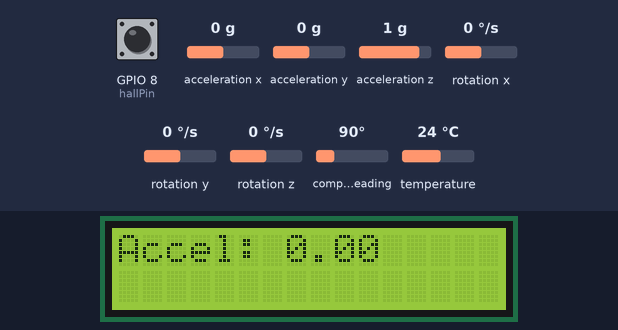
Simulated run of this sketch. Board: ESP32-S3. Shown: 16×2 character LCD. Inputs (shaded band) come from the test bench; at power-on: GPIO 8 (hallPin) LOW, acceleration x 0 g, acceleration y 0 g, acceleration z 1 g, rotation x 0 °/s, rotation y 0 °/s, rotation z 0 °/s, compass heading 90°, temperature 24 °C. What the sketch prints to the serial monitor is not drawn.

Above: at 1.2 s.
1.3 s: GPIO 8 (hallPin) pulsed HIGH 2 times (0.12 s each, 0.3 s apart)
At 2.0 s:
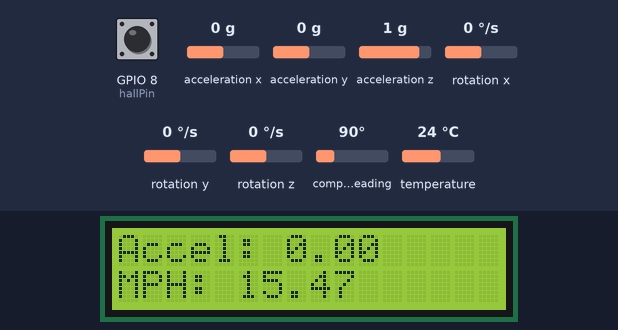
3.4 s: GPIO 8 (hallPin) driven HIGH
At 4.6 s:
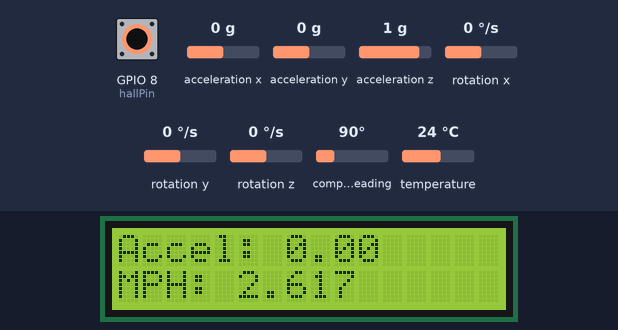
Timing chart, 0 to 6.4 s (numbered marks = the images above; inputs shaded):
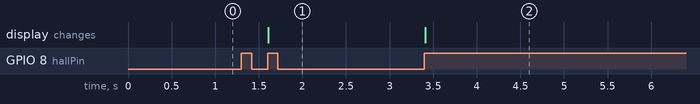

The sketch:

lsm9ds1.ino
```cpp
#include <Wire.h>
#include <SPI.h>
#include <Adafruit_LSM9DS1.h>
#include <Adafruit_Sensor.h>  // not used in this demo but required!
#include <LiquidCrystal_I2C.h>

// i2c LCD
LiquidCrystal_I2C lcd(0x27, 16, 2);

const double Wheeldiam = 0.001289163652040719; //26inch wheel Diameter in Miles
// i2c
//Adafruit_LSM9DS1 lsm = Adafruit_LSM9DS1();

#define LSM9DS1_SCK 13 //A5 //pin other arduino board
#define LSM9DS1_MISO 12
#define LSM9DS1_MOSI 11 //A4//pin other arduino board
#define LSM9DS1_XGCS 6
#define LSM9DS1_MCS 5
// You can also use software SPI
//Adafruit_LSM9DS1 lsm = Adafruit_LSM9DS1(LSM9DS1_SCK, LSM9DS1_MISO, LSM9DS1_MOSI, LSM9DS1_XGCS, LSM9DS1_MCS);
// Or hardware SPI! In this case, only CS pins are passed in
Adafruit_LSM9DS1 lsm = Adafruit_LSM9DS1(LSM9DS1_XGCS, LSM9DS1_MCS);

const int hallPin = 8;
int hallState = 0;

void setupSensor()
{
  // 1.) Set the accelerometer range
  lsm.setupAccel(lsm.LSM9DS1_ACCELRANGE_2G);
  //lsm.setupAccel(lsm.LSM9DS1_ACCELRANGE_4G);
  //lsm.setupAccel(lsm.LSM9DS1_ACCELRANGE_8G);
  //lsm.setupAccel(lsm.LSM9DS1_ACCELRANGE_16G);

  // 2.) Set the magnetometer sensitivity
  lsm.setupMag(lsm.LSM9DS1_MAGGAIN_4GAUSS);
  //lsm.setupMag(lsm.LSM9DS1_MAGGAIN_8GAUSS);
  //lsm.setupMag(lsm.LSM9DS1_MAGGAIN_12GAUSS);
  //lsm.setupMag(lsm.LSM9DS1_MAGGAIN_16GAUSS);

  // 3.) Setup the gyroscope
  //lsm.setupGyro(lsm.LSM9DS1_GYROSCALE_245DPS);
  lsm.setupGyro(lsm.LSM9DS1_GYROSCALE_500DPS);
  //lsm.setupGyro(lsm.LSM9DS1_GYROSCALE_2000DPS);

  pinMode(hallPin, INPUT);
}


void setup()
{
  Serial.begin(115200);

  lcd.init(); //initialize the lcd
  lcd.backlight(); //open the backlight

  while (!Serial) {
    delay(1); // will pause Zero, Leonardo, etc until serial console opens
  }

  Serial.println("LSM9DS1 data read demo");

  // Try to initialise and warn if we couldn't detect the chip
  if (!lsm.begin())
  {
    Serial.println("Oops ... unable to initialize the LSM9DS1. Check your wiring!");
    while (1);
  }
  Serial.println("Found LSM9DS1 9DOF");

  // helper to just set the default scaling we want, see above!
  setupSensor();
}

void loop()
{
  lsm.read();  /* ask it to read in the data */

  /* Get a new sensor event */
  sensors_event_t a, m, g, temp;

  lsm.getEvent(&a, &m, &g, &temp);

  Serial.print("Accel X: "); Serial.print(a.acceleration.x); Serial.print(" m/s^2");
  Serial.print("\tY: "); Serial.print(a.acceleration.y);     Serial.println(" m/s^2 ");
  //Serial.print("\tZ: "); Serial.print(a.acceleration.z);     Serial.println(" m/s^2 ");


  lcd.setCursor(0, 0); // Sets the cursor to col 0 and row 0
  lcd.print("Accel: "); // Prints Sensor Val: to LCD
  lcd.print(a.acceleration.y); // Prints value on Potpin1 to LCD


  //  Serial.print("Mag X: "); Serial.print(m.magnetic.x);   Serial.print(" gauss");
  //  Serial.print("\tY: "); Serial.print(m.magnetic.y);     Serial.print(" gauss");
  //  Serial.print("\tZ: "); Serial.print(m.magnetic.z);     Serial.println(" gauss");

  Serial.print("Gyro X: "); Serial.print(g.gyro.x);   Serial.print(" dps");
  Serial.print("\tY: "); Serial.print(g.gyro.y);      Serial.print(" dps");
  Serial.print("\tZ: "); Serial.print(g.gyro.z);      Serial.println(" dps");

  lcd.setCursor(0, 1); // Sets the cursor to col 1 and row 0
  //lcd.print("Tilt L/R: "); // Prints Sensor Val: to LCD
  //lcd.print(g.gyro.y); // Prints value on Potpin1 to LCD
  Serial.println();
  double Wspeed = Wheeldiam / double(millisBetweenHallReads()/3600000.0);
  lcd.print("MPH: "); lcd.print(Wspeed);
  Serial.println(Wspeed);
}
bool hallRead()
{
  // read the state of the pushbutton value:
  hallState = digitalRead(hallPin);
  return hallState;
}
unsigned long millisBetweenHallReads()
{
  while(true)
  {
    if(hallRead() == 1)
    {
      unsigned long firstMillis = millis();
      while (hallRead() == 1)
      {

      }
      while (hallRead() == 0)
      {

      }
      unsigned long secondMillis = millis();
      return (secondMillis - firstMillis);
    }
  }
}
//void lcdPrint(char arrS[], char arrR[])
//{
//  lcd.setCursor(15,0); // set the cursor to column 15, line 0
//  for (int positionCounter1 = 0; positionCounter1 < 26; positionCounter1++)
//  {
//    lcd.scrollDisplayLeft(); //Scrolls the contents of the display one space to the left.
//    lcd.print(arrS[positionCounter1]); // Print a message to the LCD.
//    delay(tim); //wait for 250 microseconds
//  }
//  lcd.clear(); //Clears the LCD screen and positions the cursor in the upper-left  corner.
//  lcd.setCursor(15,1); // set the cursor to column 15, line 1
//  for (int positionCounter = 0; positionCounter < 26; positionCounter++)
//  {
//    lcd.scrollDisplayLeft(); //Scrolls the contents of the display one space to the left.
//    lcd.print(arrR[positionCounter]); // Print a message to the LCD.
//    delay(tim); //wait for 250 microseconds
//  }
//  lcd.clear(); //Clears the LCD screen and positions the cursor in the upper-left corner.
//}
```

Measured:
- after the input at 1.3 s, the display: changes after 0.31 s (image 1)
- after the input at 3.4 s, the display: changes at once (image 2)
